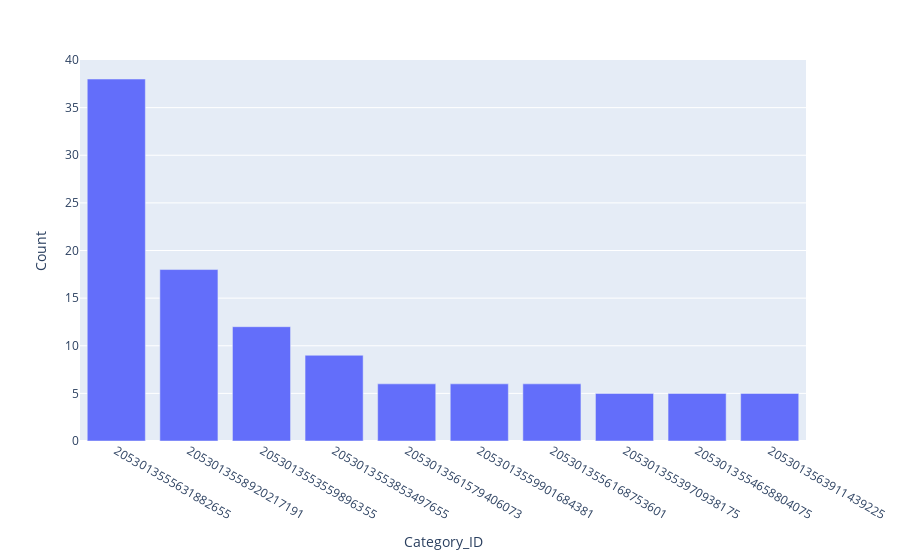

The code cell stored with this chart in its notebook:
### Code cell
px.bar(spark.sql("SELECT DISTINCT(category_id) AS Category_ID, COUNT(product_id) AS Count from Product_Data GROUP BY category_id ORDER BY Count DESC LIMIT 10").toPandas(), x="Category_ID", y="Count")

### Figure 1 — Plotly figure (JSON) as saved in the notebook; plotly's stock layout.template omitted (floating-point values rounded to 4 significant figures)
{"data": [{"alignmentgroup": "True", "hovertemplate": "Category_ID=%{x}<br>Count=%{y}<extra></extra>", "legendgroup": "", "marker": {"color": "#636efa"}, "name": "", "offsetgroup": "", "orientation": "v", "showlegend": false, "textposition": "auto", "type": "bar", "x": ["2053013555631882655", "2053013558920217191", "2053013553559896355", "2053013553853497655", "2053013561579406073", "2053013559901684381", "2053013556168753601", "2053013553970938175", "2053013554658804075", "2053013563911439225"], "xaxis": "x", "y": [38, 18, 12, 9, 6, 6, 6, 5, 5, 5], "yaxis": "y"}], "layout": {"barmode": "relative", "legend": {"tracegroupgap": 0}, "margin": {"t": 60}, "xaxis": {"anchor": "y", "domain": [0, 1], "title": {"text": "Category_ID"}}, "yaxis": {"anchor": "x", "domain": [0, 1], "title": {"text": "Count"}}}}
